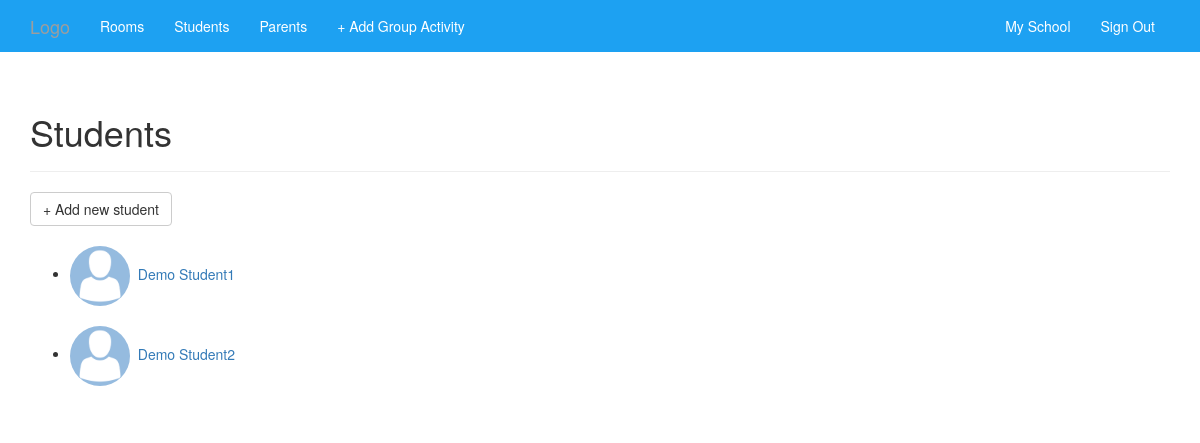
The app's page /students (signed in) with its own data.
### app/models.py (models this page shows, shortened)
class Student(db.Model):
    __tablename__ = 'students'
    student_id = db.Column(db.Integer, primary_key=True)
    gender_id = db.Column(db.Integer, db.ForeignKey('gender.gender_id'))
    avatar = db.Column(db.String)
    first_name = db.Column(db.String(64))
    last_name = db.Column(db.String(64))
    date_of_birth = db.Column(db.DateTime, index=True)
    notes = db.Column(db.Text)
    school_id = db.Column(db.Integer, db.ForeignKey('schools.school_id'))
    room_id = db.Column(db.Integer, db.ForeignKey('rooms.room_id'))
    activity = db.relationship('ActivityLog',
                               backref=db.backref('student'),
                               primaryjoin=student_id == ActivityLog.student_id
                               )
    status = db.relationship('StudentStatus',
                             backref=db.backref('student'),
                             primaryjoin=student_id == StudentStatus.student_id
                             )
    parent = db.relationship('Parent', secondary='student_parent')

### app/main/views.py (the view)
@main.route("/students")
@login_required
@admin_required
def students():
    students = Student.query.filter_by(school=current_user.school).all()
    return render_template('students.html', students=students)

### app/main/__init__.py (called while the page is built)
@main.app_context_processor
def inject_permissions():
    return dict(Permission=Permission)

### app/models.py (called while the page is built)
@login_manager.user_loader
def load_user(user_id):
    return User.query.get(int(user_id))

    def can(self, permissions):
        return self.role is not None and (self.role.permissions & permissions == permissions)

    def is_administrator(self):
        return self.can(Permission.ADMINISTER)

### app/templates/students.html (shortened to what this page needs)
{% extends "base.html" %}
{% block page_content %}
<div class="page-header">
    <h1>Students</h1>
</div>
<div>
    <a class="btn btn-default" href="{{ url_for('.create_student') }}">+ Add new student</a>
</div>
<div>
    <ul>
        {% for i in students %}
        <li>
            {% if i.avatar %}
                <img class="img-circle" width="60px" src="/static/img/{{ i.avatar }}">
            {% else %}
                <img class="img-circle" width="60px" src="/static/img/avatar-1577909_640.png">
            {% endif %}
            <a href="{{ url_for('.student', student_id=i.student_id) }}">
            <span>&nbsp</span>{{ i.first_name }} {{ i.last_name }}
        </a></li><br />
        {% endfor %}
    </ul>
</div>
{% endblock %}

### records on screen
Student: first_name "Demo", last_name "Student1"
Student: first_name "Demo", last_name "Student2"
